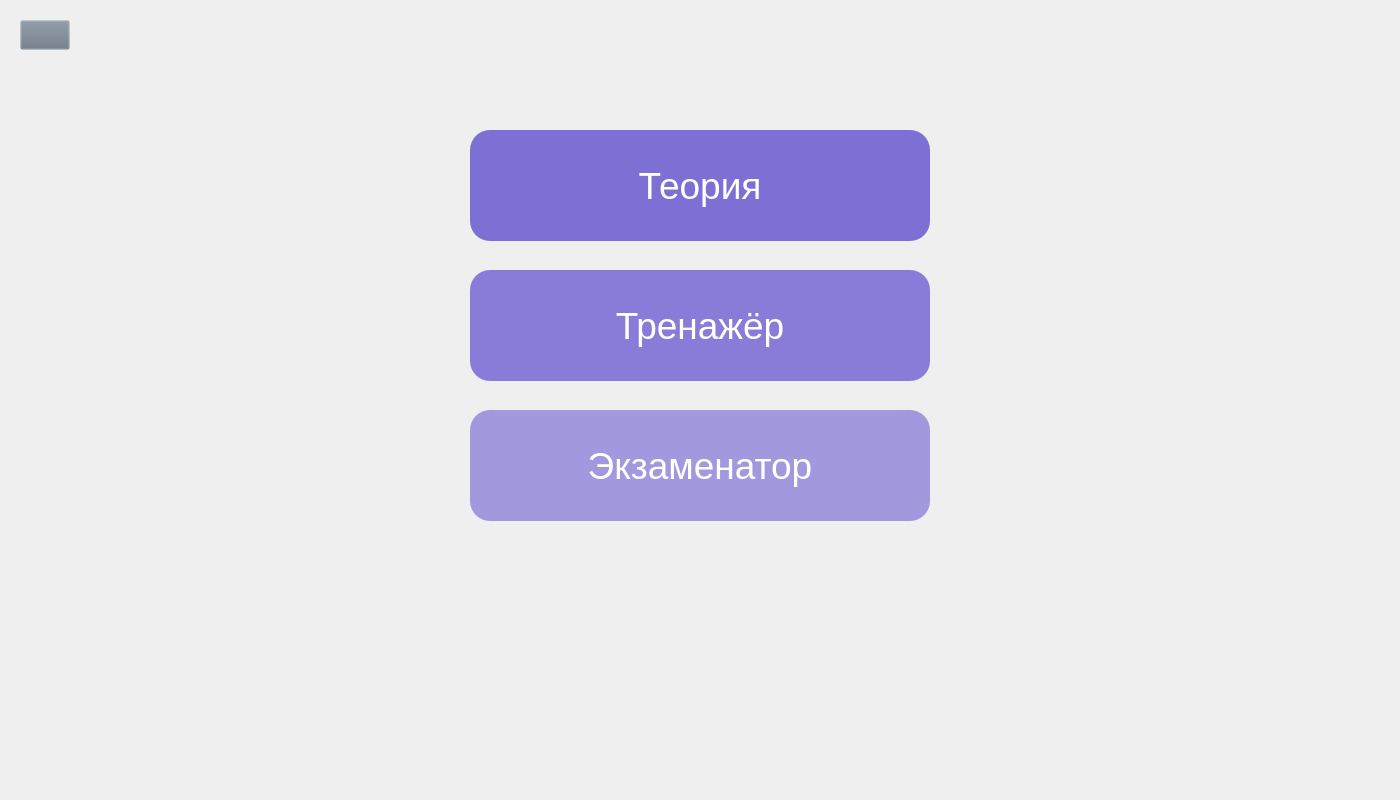
<?xml version="1.0" encoding="UTF-8"?>
<ui version="4.0">
 <class>Form</class>
 <widget class="QWidget" name="Form">
  <property name="geometry">
   <rect>
    <x>0</x>
    <y>0</y>
    <width>1400</width>
    <height>800</height>
   </rect>
  </property>
  <property name="windowTitle">
   <string>Form</string>
  </property>
  <property name="styleSheet">
   <string notr="true">QPushButton#Tren_btn:pressed{
	padding-left: 2px;
	padding-top: 2px;
}

QPushButton#Theo_btn:pressed{
	padding-left: 2px;
	padding-top: 2px;
}

QPushButton#Exam_btn:pressed{
	padding-left: 2px;
	padding-top: 2px;
}

QPushButton#back{
	background-color: rgba(105, 118, 132, 0);
}
QPushButton#back:pressed{
	padding-left: 2px;
	padding-top: 2px;
}

</string>
  </property>
  <widget class="QPushButton" name="Theo_btn">
   <property name="geometry">
    <rect>
     <x>470</x>
     <y>130</y>
     <width>460</width>
     <height>111</height>
    </rect>
   </property>
   <property name="font">
    <font>
     <family>MS Shell Dlg 2</family>
     <pointsize>28</pointsize>
    </font>
   </property>
   <property name="styleSheet">
    <string notr="true">background-color: rgb(107,92,209,220); color: White; border-radius: 20px; </string>
   </property>
   <property name="text">
    <string>Теория</string>
   </property>
  </widget>
  <widget class="QPushButton" name="Exam_btn">
   <property name="geometry">
    <rect>
     <x>470</x>
     <y>410</y>
     <width>460</width>
     <height>111</height>
    </rect>
   </property>
   <property name="font">
    <font>
     <family>MS Shell Dlg 2</family>
     <pointsize>28</pointsize>
    </font>
   </property>
   <property name="styleSheet">
    <string notr="true">background-color: rgb(107,92,209,150); color: White; border-radius: 20px; </string>
   </property>
   <property name="text">
    <string>Экзаменатор</string>
   </property>
  </widget>
  <widget class="QPushButton" name="Tren_btn">
   <property name="geometry">
    <rect>
     <x>470</x>
     <y>270</y>
     <width>460</width>
     <height>111</height>
    </rect>
   </property>
   <property name="font">
    <font>
     <family>MS Shell Dlg 2</family>
     <pointsize>28</pointsize>
    </font>
   </property>
   <property name="styleSheet">
    <string notr="true">background-color: rgb(107,92,209,200); color: White; border-radius: 20px; </string>
   </property>
   <property name="text">
    <string>Тренажёр</string>
   </property>
  </widget>
  <widget class="QPushButton" name="back">
   <property name="geometry">
    <rect>
     <x>20</x>
     <y>20</y>
     <width>50</width>
     <height>30</height>
    </rect>
   </property>
   <property name="text">
    <string/>
   </property>
   <property name="icon">
    <iconset>
     <normaloff>../Images/right-arrows.png</normaloff>../Images/right-arrows.png</iconset>
   </property>
   <property name="iconSize">
    <size>
     <width>30</width>
     <height>30</height>
    </size>
   </property>
  </widget>
 </widget>
 <resources/>
 <connections/>
</ui>
